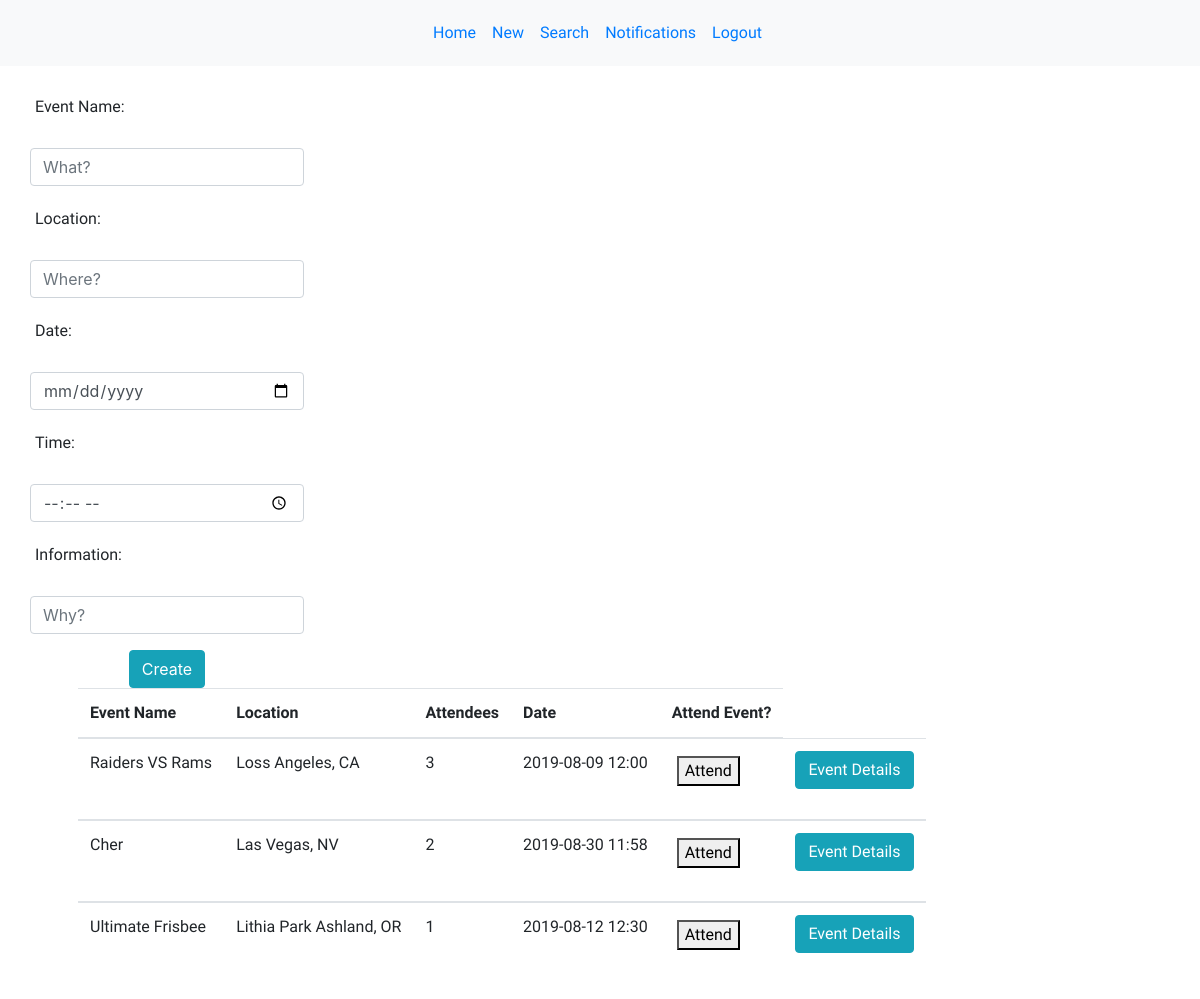
The app's page /new with its own data.
### models.py (models this page shows)
class Event(db.Model):
    __Tablename__ = "events"
    id = db.Column(db.Integer, primary_key=True)
    event_title = db.Column(db.String(100))
    date = db.Column(db.String(8))
    time = db.Column(db.String(12))
    location = db.Column(db.String(100))
    information = db.Column(db.TEXT)
    creator_id = db.Column(db.Integer, db.ForeignKey("user.id"), nullable=False)
    author = db.relationship('User', foreign_keys=[creator_id], backref="user_messages", cascade="all")
    events_that_have_attendees = db.relationship('User', lazy = 'dynamic', secondary = attendees_table)

### controller_functions.py (the view)
def new():
    events = Event.query.all()
    return render_template ("add_new_event_page.html", all_events = events)

### templates/add_new_event_page.html (shortened to what this page needs)
<!DOCTYPE html>
<html lang="en">
<head>
    <link rel="stylesheet" href="{{ url_for('static', filename='new.css') }}">
    <link rel="stylesheet" href="https://maxcdn.bootstrapcdn.com/bootstrap/4.3.1/css/bootstrap.min.css">
</head>
<body>
    <nav class="navbar navbar-expand-sm bg-light justify-content-center">
        <ul class="navbar-nav">
            <li class="nav-item">
                <a class="nav-link" href="/homepage">Home</a>
            </li>
            <li class="nav-item">
                <a class="nav-link" href="/new">New</a>
            </li>
            <li class="nav-item">
                <a class="nav-link" href="#">Search</a>
            </li>
            <li class="nav-item">
                <a class="nav-link" href="Notifications">Notifications</a>
            </li>
            <li class="nav-item">
                <a class="nav-link" href="/logout">Logout</a>
            </li>
        </ul>
    </nav>
    <div class="container">
    <div class="errorMSG" id="error">
    </div>
    <div class="row">
        <div class="w-40">
            <form action="/addnew" method="POST" class=" ">
                <div class="form-group ">
                    <label for="Event"><p>Event Name:</p></label>
                    <input class="form-control" type="text" name="EventName" placeholder="What?">
                </div>
                <div class="form-group">
                    <label for="Location"><p>Location:</p></label>
                    <input class="form-control" type="text" name="Location" placeholder="Where?">
                </div>
                <div class="form-group">
                    <label for="Date"><p>Date:</p></label>
                    <input class="form-control" type="date" name="Date" placeholder="When?">
                </div>
                <div class="form-group">
                    <label for="Time"><p>Time:</p></label>
                    <input class="form-control" type="time" name="Time" placeholder="When?">
                </div>
                <div class="form-group">
                    <label for="Info"><p>Information:</p></label>
                    <input class="form-control" type="textarea" name="Info" placeholder="Why?" id="password">
                </div>
                <div class="row justify-content-center">
                    <input type="submit" class="btn btn-info" value="Create">
                </div>
            </form>
        </div>
        <div class="w-40 ml-5">
            <table class="table table-hover" >
                    <thead>
                        <tr>
                            <th> Event Name</th>
                            <th>Location</th>
                            <th>Attendees</th>
                            <th>Date</th>
                            <th>Attend Event?</th>
                        </tr>
                    </thead>
                    {% for event in all_events %}
                <tbody>
                    <tr>
                    <td>{{ event.event_title }}</td>
                    <td>{{ event.location }}</td>
                    <td>{{ event.events_that_have_attendees.count() }} </td>
                    <td>{{ event.date }} {{ event.time }} </td>
                    <td>{% if session['uid'] in event.events_that_have_attendees|map(attribute="id") %}
                            <p><a href="/delete_attendee/{{event.id}}"> <button>Unattend</button> </a></p>
                        {% else %}
                            <p><a href="/new_attendee/{{event.id}}"> <button>Attend</button> </a></p>
                        {% endif %}</td>
                    <form action="/event/{{ event.id  }}">
                        <td><input class="btn btn-info" type="submit" value="Event Details"></td>
                    </form>
                    </tr>
                </tbody>
                {% endfor %}
            </table>
        </div>
    </div>
</div>
</body>
</html>

### static/new.css (style rules this page uses)
p, th, td, ul { font-family: 'Mali', cursive; padding: 5px; }

### records on screen
Event: event_title "Raiders VS Rams", location "Loss Angeles, CA", events_that_have_attendees.count "3", date "2019-08-09", time "12:00"
Event: event_title "Cher", location "Las Vegas, NV", events_that_have_attendees.count "2", date "2019-08-30", time "11:58"
Event: event_title "Ultimate Frisbee", location "Lithia Park Ashland, OR", events_that_have_attendees.count "1", date "2019-08-12", time "12:30"
